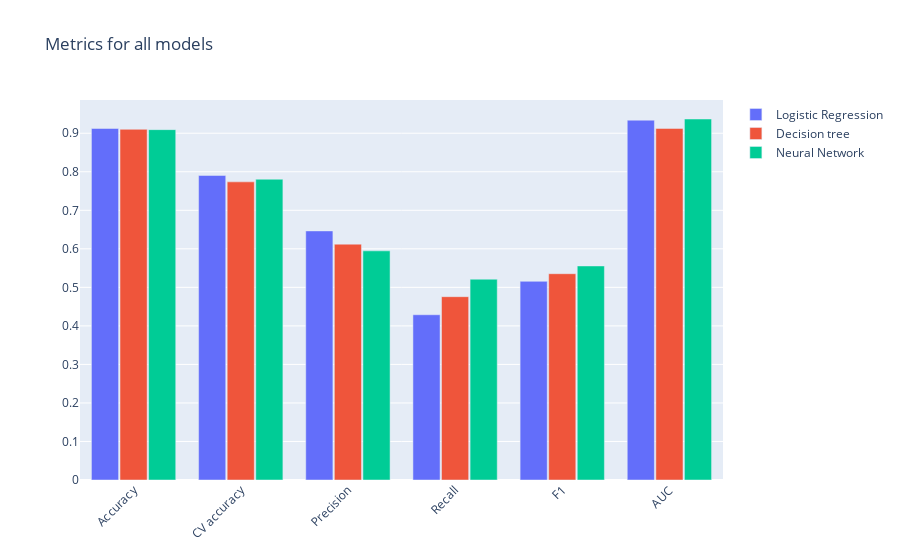

Here is the notebook cell this chart was saved with:
### Markdown cell above
## Results

### Code cell
metrics = ['Accuracy', 'CV accuracy', 'Precision', 'Recall', 'F1', 'AUC']

# Plot metrics.
fig = go.Figure(data=[
    go.Bar(name='Logistic Regression', x=metrics,
           y=[logreg.score(X_test, y_test), cv_logreg, precision_score(y_test, log_pred), recall_score(y_test, log_pred), f1_score(y_test, log_pred), auc_logreg]),
    go.Bar(name='Decision tree', x=metrics,
           y=[tr.score(X_test, y_test), cv_tr, precision_score(y_test, tr_pred), recall_score(y_test, tr_pred), f1_score(y_test, tr_pred), auc_tr]),
    go.Bar(name='Neural Network', x=metrics,
           y=[mlp.score(X_test, y_test), cv_mlp, precision_score(y_test, mlp_pred), recall_score(y_test, mlp_pred), f1_score(y_test, mlp_pred), auc_mlp]),
])

fig.update_layout(title_text='Metrics for all models',
                  barmode='group', xaxis_tickangle=-45, bargroupgap=0.05)
fig.show()

### Figure 1 — Plotly figure (JSON) as saved in the notebook; plotly's stock layout.template omitted (floating-point values rounded to 4 significant figures)
{"data": [{"name": "Logistic Regression", "type": "bar", "x": ["Accuracy", "CV accuracy", "Precision", "Recall", "F1", "AUC"], "y": [0.9124, 0.7904, 0.6465, 0.4289, 0.5157, 0.9339]}, {"name": "Decision tree", "type": "bar", "x": ["Accuracy", "CV accuracy", "Precision", "Recall", "F1", "AUC"], "y": [0.9102, 0.7738, 0.6121, 0.4758, 0.5354, 0.9125]}, {"name": "Neural Network", "type": "bar", "x": ["Accuracy", "CV accuracy", "Precision", "Recall", "F1", "AUC"], "y": [0.9093, 0.7806, 0.5947, 0.5212, 0.5556, 0.937]}], "layout": {"bargroupgap": 0.05, "barmode": "group", "title": {"text": "Metrics for all models"}, "xaxis": {"tickangle": -45}}}
